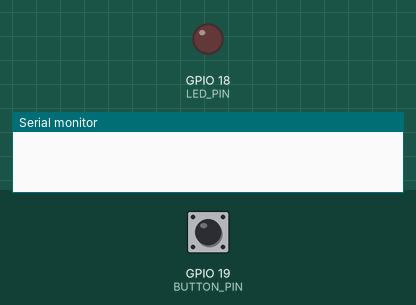
A program run on a simulated ESP32. Shown: output pins drawn as LEDs (lit = HIGH), the last lines printed to the serial monitor. The inputs (shaded band) are chosen by the test bench; at power-on: GPIO 19 (BUTTON_PIN) HIGH.

Above: at 1.2 s.
1.3 s: GPIO 19 (BUTTON_PIN) pulled LOW for 3.2 s
At 2.0 s:
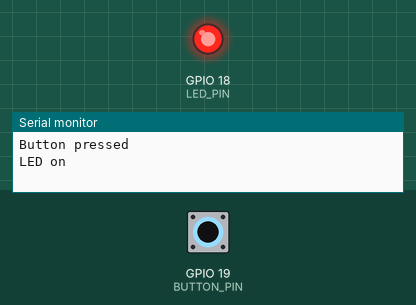
Timing chart, 0 to 6.8 s (numbered marks = the images above; inputs shaded):
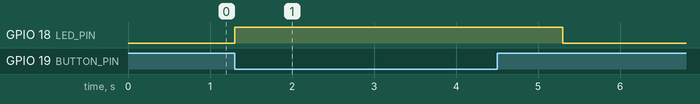

Measured:
- after the input at 1.3 s, GPIO 18 (LED_PIN): LOW → HIGH at once, → LOW 4.0 s later

The program:

main.cpp
```cpp
#define DEBUG             1

#define BUTTON_PIN        19
#define LED_PIN           18
#define DEBOUNCE_DELAY    100

#include <Arduino.h>

uint32_t lastDebounceTime = 0;

void buttonRead(){
  if (millis() - lastDebounceTime < DEBOUNCE_DELAY) {
    return;
  }
  lastDebounceTime = millis();
  if (digitalRead(BUTTON_PIN) == LOW) {
    if (DEBUG) Serial.println("Button pressed");
    digitalWrite(LED_PIN, HIGH);
    if (DEBUG) Serial.println("LED on");
    delay(1000);
    digitalWrite(LED_PIN, LOW);
    if (DEBUG) Serial.println("LED off");
  } else {
    digitalWrite(LED_PIN, LOW);
  }
}

void setup() {
  Serial.begin(9600);
  pinMode(BUTTON_PIN, INPUT_PULLUP);
  pinMode(LED_PIN, OUTPUT);
}

void loop() {
  buttonRead();
}
```
